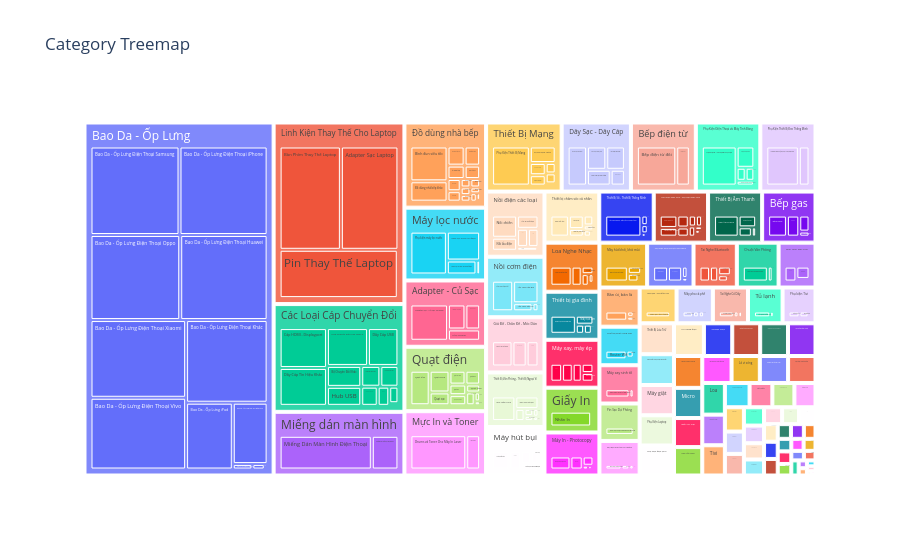

Notebook code cell kept with this figure:
### Markdown cell above
### Biểu đồ tương tác cho toàn bộ cây category

Mục đích: Khám phá rõ hơn mối quan hệ giữa các category, đặc biệt là các category con và category cha, để từ đó có thể thiết kế biểu đồ tương tác phù hợp.

### Code cell
df_cat_product = df_product.merge(df_category, on="category_id", how="left")

cat_count = (
    df_cat_product.groupby(["parent_category", "category_name"])
    .size()
    .reset_index(name="product_count")
)

cat_count["parent_category"] = cat_count["parent_category"].fillna("Tiki Categories")

fig = px.treemap(
    cat_count,
    path=["parent_category", "category_name"],
    values="product_count",
    title="Category Treemap"
)

fig.show()

### Figure 1 — Plotly figure (JSON) as saved in the notebook; plotly's stock layout.template omitted (floating-point values rounded to 4 significant figures; data arrays with more than 128 entries replaced by an {"elided": "..."} marker saying what was removed)
{"data": [{"branchvalues": "total", "domain": {"x": [0, 1], "y": [0, 1]}, "hovertemplate": "labels=%{label}<br>product_count=%{value}<br>parent=%{parent}<br>id=%{id}<extra></extra>", "ids": {"elided": "493 str values"}, "labels": {"elided": "493 str values"}, "name": "", "parents": {"elided": "493 str values"}, "type": "treemap", "values": {"elided": "493 float values"}}], "layout": {"legend": {"tracegroupgap": 0}, "title": {"text": "Category Treemap"}}}
